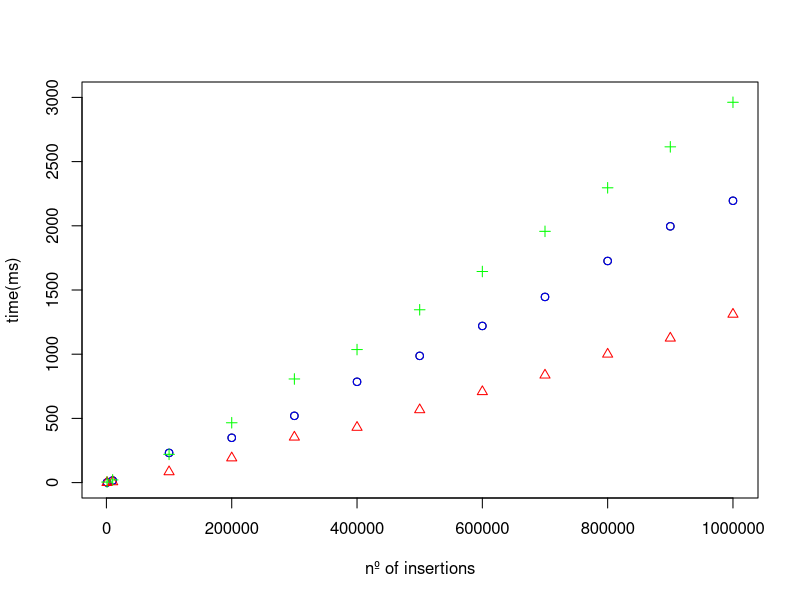
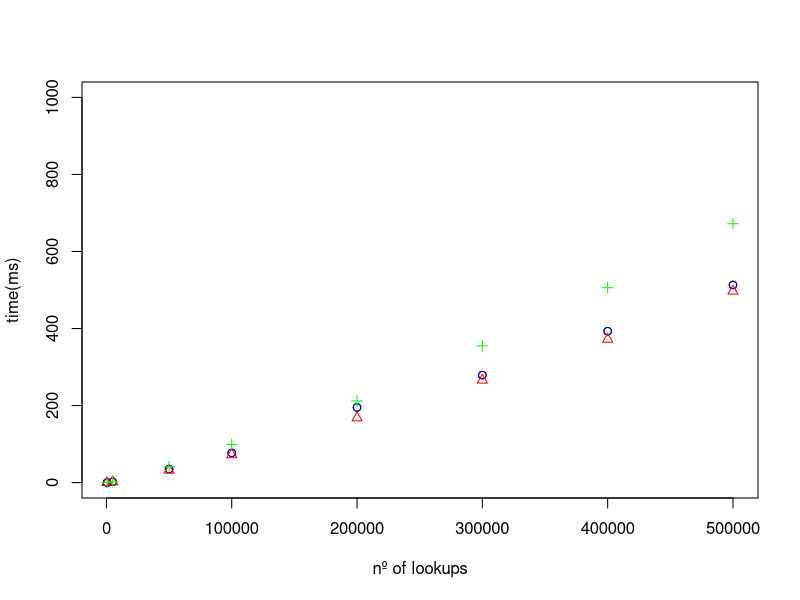
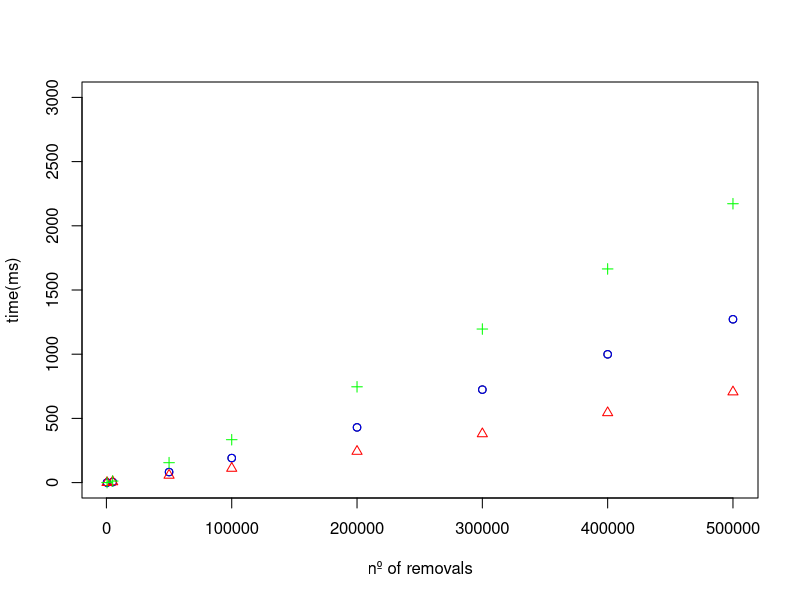

These charts were generated, in order, by the following R code:
library(xtable)
options(scipen = 999)
y_avl_i = c(1, 16, 231, 349, 520, 785, 987, 1220, 1446, 1726, 1996, 2195)
y_rb_i = c(0, 6, 84, 192, 354, 430, 567, 708, 837, 1000, 1125, 1311)
y_splay_i = c(4, 21, 220, 466, 807, 1036, 1346, 1644, 1957, 2296, 2615, 2962)
x_i = c(1000, 10000, 1:10 * 100000)

jpeg('insertion_plot.jpg')
plot(x_i, y_avl_i, ylim=c(0, 3000), xlab = "nº of insertions", ylab = "time(ms)")
points(x_i, y_avl_i, col='Blue', pch = 1)
points(x_i, y_rb_i, col='Red', pch = 2)
points(x_i, y_splay_i, col='Green', pch = 3)
dev.off()

y_avl_l = c(0, 2, 35, 77, 195, 279, 393, 513)
y_rb_l = c(0, 2, 32, 72, 168, 266, 372, 497)
y_splay_l = c(0, 2, 41, 99, 212, 355, 506, 672)
x_l = c(500, 5000, 50000, 1:5 * 100000)

jpeg('lookup_plot.jpg')
plot(x_l, y_avl_l, ylim=c(0, 1000), xlab = "nº of lookups", ylab = "time(ms)")
points(x_l, y_avl_l, col='Blue', pch = 1)
points(x_l, y_rb_l, col='Red', pch = 2)
points(x_l, y_splay_l, col='Green', pch = 3)
dev.off()

y_avl_r = c(0, 4, 82, 191, 430, 724, 999, 1272)
y_rb_r = c(0, 6, 57, 111, 243, 380, 544, 706)
y_splay_r = c(0, 12, 155, 334, 746, 1196, 1664, 2172)
x_r = c(500, 5000, 50000, 100000, 200000, 300000, 400000, 500000)

jpeg('removal_plot.jpg')
plot(x_r, y_avl_r, ylim=c(0, 3000), xlab = "nº of removals", ylab = "time(ms)")
points(x_r, y_avl_r, col='Blue', pch = 1)
points(x_r, y_rb_r, col='Red', pch = 2)
points(x_r, y_splay_r, col='Green', pch = 3)
dev.off()

ratios <- matrix(c(1.090, 1.424, 1.217, 1.077, 1.547, 1.218, 1.292, 3.450, 2.481),ncol=3,byrow=TRUE)
colnames(ratios) <- c("Min", "Max", "AVG")
rownames(ratios) <- c("AVL", "RB", "Splay")
ratios <- as.table(ratios)
